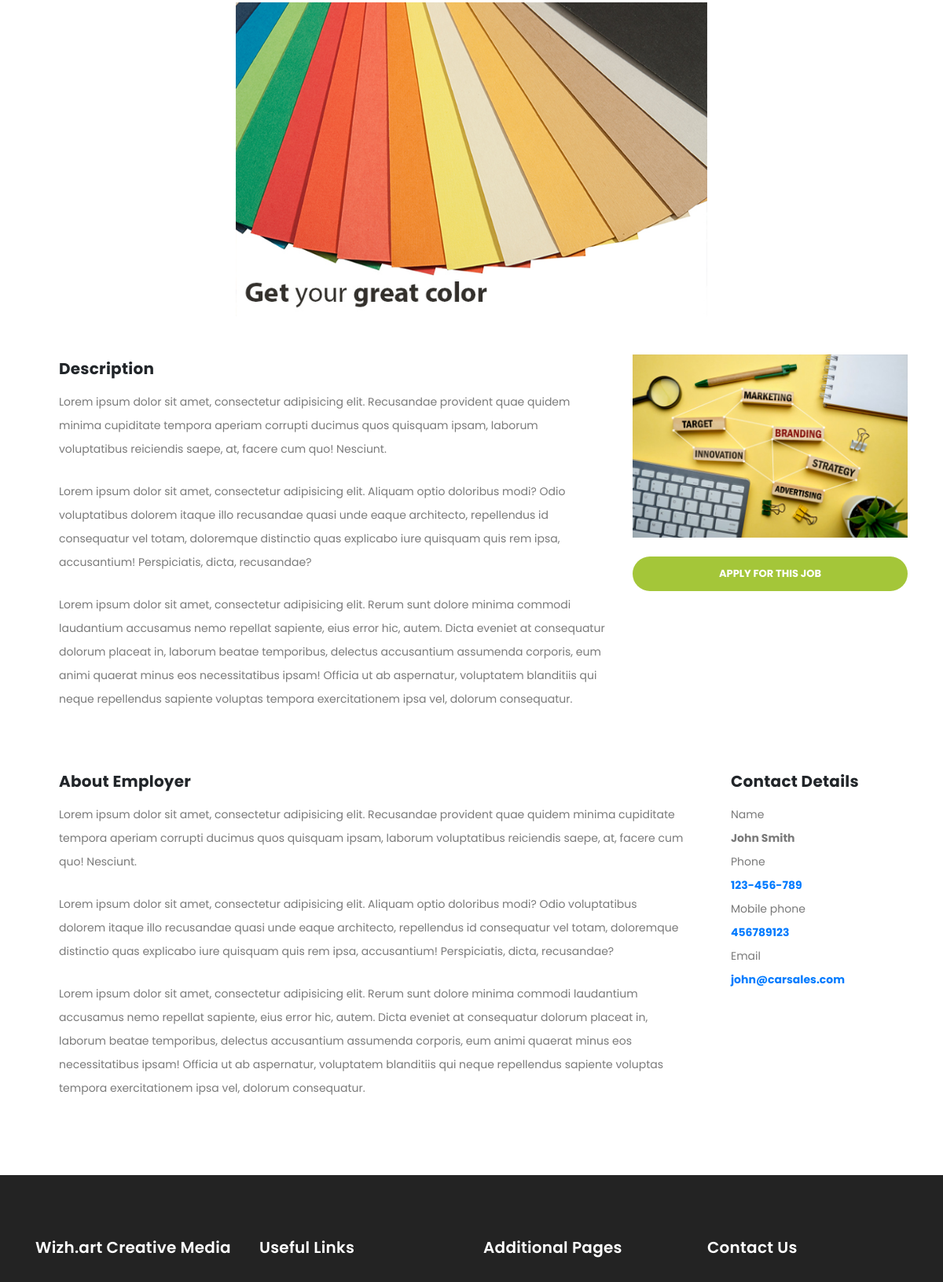
/job-details.php?id=2 (middle part), run on an earlier commit of the app's database.
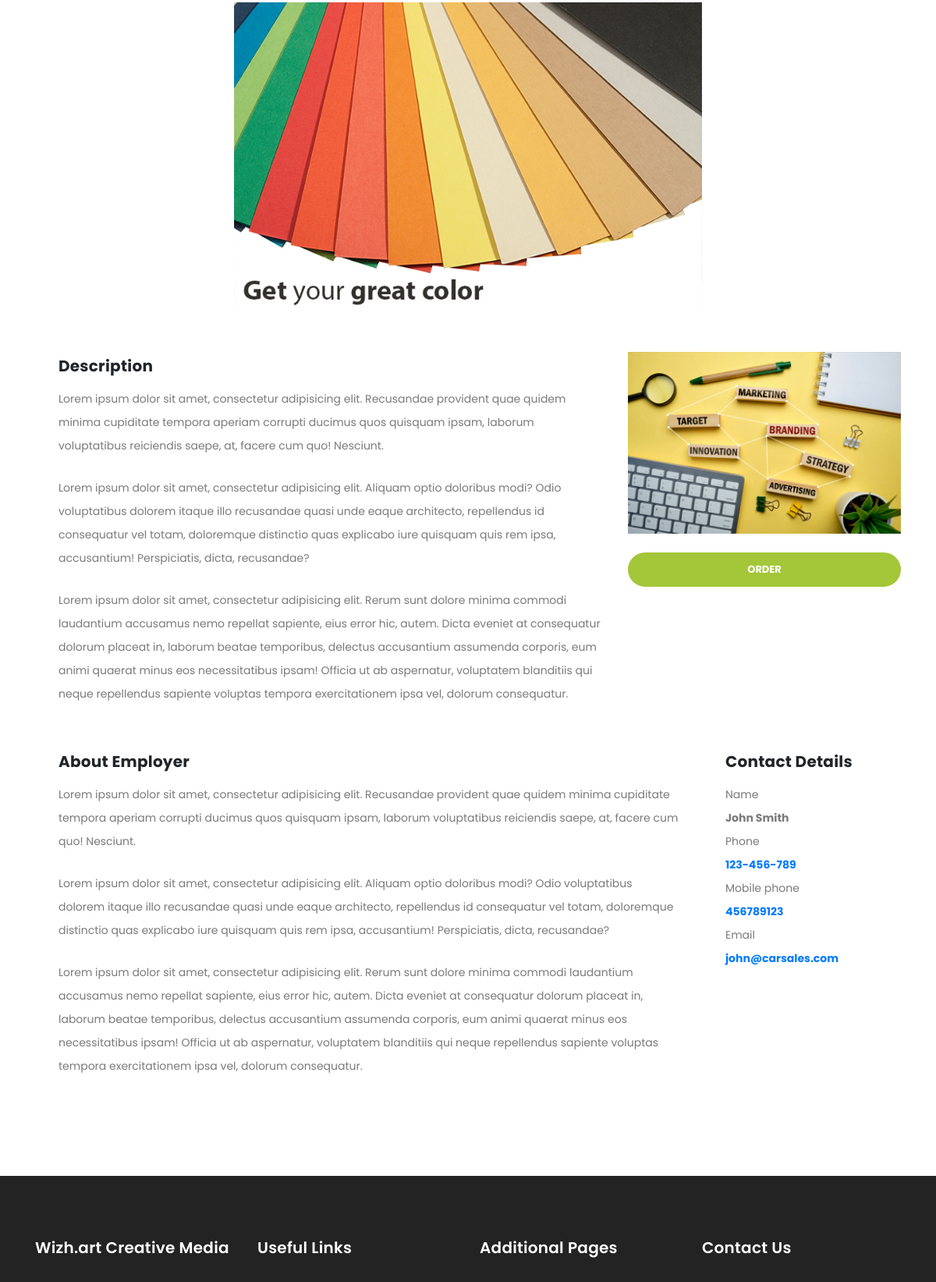
And on a later commit of the database.
### tables this page shows
CREATE TABLE `services` (
  `id` int(11) NOT NULL,
  `images` varchar(40) NOT NULL,
  `title` varchar(100) NOT NULL,
  `content` text NOT NULL,
  `content_short` varchar(150) NOT NULL
);

### includes/header.php (called while the page is built, shortened)
<?php
    include_once("includes/config.php");
    include_once("control/includes/mysqlbase.php");
    $db = new MySQLBase($dbhost, $dbname, $dbuser, $dbpass);
?>

### includes/config.php (called while the page is built, shortened)
<?php
$dbhost = "localhost";
$dbname = "wizhart";
$dbuser = "root";
$dbpass = "";

### control/includes/mysqlbase.php (called while the page is built, shortened)
<?php
    class MySQLBase {
        protected $connection;
        public function __construct($hostname, $database, $username, $password) {
            $this->connection = new mysqli($hostname, $username, $password, $database);
        }
        public function getBy($tableName, $keyWhere, $valueWhere) {
            $query = "SELECT * FROM " . $tableName . " WHERE " . $keyWhere . " = " . $valueWhere;
            $result = $this->connection->query($query);
            return $result;
        }
    }

### job-details.php (the view, shortened to what this page needs)
<!DOCTYPE html>
<html lang="en">
  <head>
    <link href="vendor/bootstrap/css/bootstrap.min.css" rel="stylesheet">
    <link rel="stylesheet" href="assets/css/fontawesome.css">
    <link rel="stylesheet" href="assets/css/style.css">
    <link rel="stylesheet" href="assets/css/owl.css">
  </head>
  <body>
    <?php
      include_once("includes/header.php")
    ?>
    <?php
      $id = null;
      if (!empty($_GET)) {
        if (!empty($_GET['id'])) {
            $id = $_GET['id'];
        }
      }else{
        header("Location: jobs.php");
      }
      $resultData = $db->getBy("services", "id", $id);
      $servicesData = null;
      if ($resultData->num_rows) {
        $servicesData = $resultData->fetch_assoc();
      }else{
        header("Location: blog.php");
      }
    ?>
    <div class="services">
      <div class="container">
        <img style="text-align: center; height: 400px;display: block;margin-left: auto;margin-right: auto;" src="assets/images/services/<?= $servicesData['images'] ?>" alt=""><br>
        <?= $servicesData['content'] ?>
        <br>
        <br>
        <br>
        <br>
      </div>
    </div>
    <?php
      include_once("includes/footer.php")
    ?>
  </body>
</html>

What changed in the data, as far as the page shows it:
changed services: content "…ipsa vel, dolorum consequatur. APPLY FOR THIS JOB About Employer Lorem ipsum…" → "…ipsa vel, dolorum consequatur. ORDER About Employer Lorem ipsum…"
